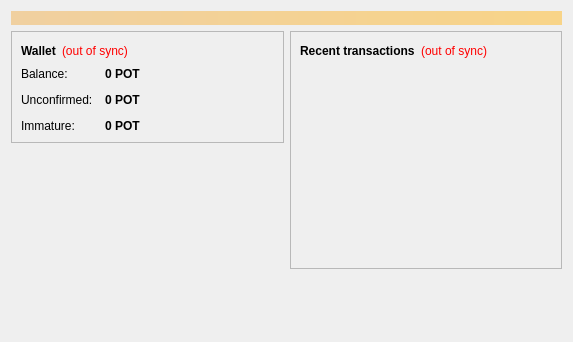
<?xml version="1.0" encoding="UTF-8"?>
<ui version="4.0">
 <class>OverviewPage</class>
 <widget class="QWidget" name="OverviewPage">
  <property name="geometry">
   <rect>
    <x>0</x>
    <y>0</y>
    <width>573</width>
    <height>342</height>
   </rect>
  </property>
  <property name="windowTitle">
   <string>Form</string>
  </property>
  <layout class="QVBoxLayout" name="topLayout">
   <item>
    <widget class="QLabel" name="labelAlerts">
     <property name="visible">
      <bool>false</bool>
     </property>
     <property name="styleSheet">
      <string notr="true">background-color: qlineargradient(x1: 0, y1: 0, x2: 1, y2: 0, stop:0 #F0D0A0, stop:1 #F8D488); color:#000000;</string>
     </property>
     <property name="wordWrap">
      <bool>true</bool>
     </property>
     <property name="margin">
      <number>3</number>
     </property>
    </widget>
   </item>
   <item>
    <layout class="QHBoxLayout" name="horizontalLayout" stretch="1,1">
     <item>
      <layout class="QVBoxLayout" name="verticalLayout_2">
       <item>
        <widget class="QFrame" name="frame">
         <property name="frameShape">
          <enum>QFrame::StyledPanel</enum>
         </property>
         <property name="frameShadow">
          <enum>QFrame::Raised</enum>
         </property>
         <layout class="QVBoxLayout" name="verticalLayout_4">
          <item>
           <layout class="QHBoxLayout" name="horizontalLayout_4">
            <item>
             <widget class="QLabel" name="label_5">
              <property name="font">
               <font>
                <weight>75</weight>
                <bold>true</bold>
               </font>
              </property>
              <property name="text">
               <string>Wallet</string>
              </property>
             </widget>
            </item>
            <item>
             <widget class="QLabel" name="labelWalletStatus">
              <property name="toolTip">
               <string>The displayed information may be out of date. Your wallet automatically synchronizes with the Tedcoin network after a connection is established, but this process has not completed yet.</string>
              </property>
              <property name="styleSheet">
               <string notr="true">QLabel { color: red; }</string>
              </property>
              <property name="text">
               <string notr="true">(out of sync)</string>
              </property>
              <property name="alignment">
               <set>Qt::AlignLeading|Qt::AlignLeft|Qt::AlignVCenter</set>
              </property>
             </widget>
            </item>
            <item>
             <spacer name="horizontalSpacer_2">
              <property name="orientation">
               <enum>Qt::Horizontal</enum>
              </property>
              <property name="sizeHint" stdset="0">
               <size>
                <width>40</width>
                <height>20</height>
               </size>
              </property>
             </spacer>
            </item>
           </layout>
          </item>
          <item>
           <layout class="QFormLayout" name="formLayout_2">
            <property name="fieldGrowthPolicy">
             <enum>QFormLayout::AllNonFixedFieldsGrow</enum>
            </property>
            <property name="horizontalSpacing">
             <number>12</number>
            </property>
            <property name="verticalSpacing">
             <number>12</number>
            </property>
            <item row="0" column="0">
             <widget class="QLabel" name="label">
              <property name="text">
               <string>Balance:</string>
              </property>
             </widget>
            </item>
            <item row="0" column="1">
             <widget class="QLabel" name="labelBalance">
              <property name="font">
               <font>
                <weight>75</weight>
                <bold>true</bold>
               </font>
              </property>
              <property name="cursor">
               <cursorShape>IBeamCursor</cursorShape>
              </property>
              <property name="toolTip">
               <string>Your current balance</string>
              </property>
              <property name="text">
               <string notr="true">0 POT</string>
              </property>
              <property name="textInteractionFlags">
               <set>Qt::LinksAccessibleByMouse|Qt::TextSelectableByKeyboard|Qt::TextSelectableByMouse</set>
              </property>
             </widget>
            </item>
            <item row="1" column="0">
             <widget class="QLabel" name="label_3">
              <property name="text">
               <string>Unconfirmed:</string>
              </property>
             </widget>
            </item>
            <item row="1" column="1">
             <widget class="QLabel" name="labelUnconfirmed">
              <property name="font">
               <font>
                <weight>75</weight>
                <bold>true</bold>
               </font>
              </property>
              <property name="cursor">
               <cursorShape>IBeamCursor</cursorShape>
              </property>
              <property name="toolTip">
               <string>Total of transactions that have yet to be confirmed, and do not yet count toward the current balance</string>
              </property>
              <property name="text">
               <string notr="true">0 POT</string>
              </property>
              <property name="textInteractionFlags">
               <set>Qt::LinksAccessibleByMouse|Qt::TextSelectableByKeyboard|Qt::TextSelectableByMouse</set>
              </property>
             </widget>
            </item>
            <item row="2" column="0">
             <widget class="QLabel" name="labelImmatureText">
              <property name="text">
               <string>Immature:</string>
              </property>
             </widget>
            </item>
            <item row="2" column="1">
             <widget class="QLabel" name="labelImmature">
              <property name="font">
               <font>
                <weight>75</weight>
                <bold>true</bold>
               </font>
              </property>
              <property name="toolTip">
               <string>Mined balance that has not yet matured</string>
              </property>
              <property name="text">
               <string notr="true">0 POT</string>
              </property>
              <property name="textInteractionFlags">
               <set>Qt::LinksAccessibleByMouse|Qt::TextSelectableByKeyboard|Qt::TextSelectableByMouse</set>
              </property>
             </widget>
            </item>
           </layout>
          </item>
         </layout>
        </widget>
       </item>
       <item>
        <spacer name="verticalSpacer">
         <property name="orientation">
          <enum>Qt::Vertical</enum>
         </property>
         <property name="sizeHint" stdset="0">
          <size>
           <width>20</width>
           <height>40</height>
          </size>
         </property>
        </spacer>
       </item>
      </layout>
     </item>
     <item>
      <layout class="QVBoxLayout" name="verticalLayout_3">
       <item>
        <widget class="QFrame" name="frame_2">
         <property name="frameShape">
          <enum>QFrame::StyledPanel</enum>
         </property>
         <property name="frameShadow">
          <enum>QFrame::Raised</enum>
         </property>
         <layout class="QVBoxLayout" name="verticalLayout">
          <item>
           <layout class="QHBoxLayout" name="horizontalLayout_2">
            <item>
             <widget class="QLabel" name="label_4">
              <property name="text">
               <string>&lt;b&gt;Recent transactions&lt;/b&gt;</string>
              </property>
             </widget>
            </item>
            <item>
             <widget class="QLabel" name="labelTransactionsStatus">
              <property name="toolTip">
               <string>The displayed information may be out of date. Your wallet automatically synchronizes with the Tedcoin network after a connection is established, but this process has not completed yet.</string>
              </property>
              <property name="styleSheet">
               <string notr="true">QLabel { color: red; }</string>
              </property>
              <property name="text">
               <string notr="true">(out of sync)</string>
              </property>
              <property name="alignment">
               <set>Qt::AlignRight|Qt::AlignTrailing|Qt::AlignVCenter</set>
              </property>
             </widget>
            </item>
            <item>
             <spacer name="horizontalSpacer">
              <property name="orientation">
               <enum>Qt::Horizontal</enum>
              </property>
              <property name="sizeHint" stdset="0">
               <size>
                <width>40</width>
                <height>20</height>
               </size>
              </property>
             </spacer>
            </item>
           </layout>
          </item>
          <item>
           <widget class="QListView" name="listTransactions">
            <property name="styleSheet">
             <string notr="true">QListView { background: transparent; }</string>
            </property>
            <property name="frameShape">
             <enum>QFrame::NoFrame</enum>
            </property>
            <property name="verticalScrollBarPolicy">
             <enum>Qt::ScrollBarAlwaysOff</enum>
            </property>
            <property name="horizontalScrollBarPolicy">
             <enum>Qt::ScrollBarAlwaysOff</enum>
            </property>
            <property name="selectionMode">
             <enum>QAbstractItemView::NoSelection</enum>
            </property>
           </widget>
          </item>
         </layout>
        </widget>
       </item>
       <item>
        <spacer name="verticalSpacer_2">
         <property name="orientation">
          <enum>Qt::Vertical</enum>
         </property>
         <property name="sizeHint" stdset="0">
          <size>
           <width>20</width>
           <height>40</height>
          </size>
         </property>
        </spacer>
       </item>
      </layout>
     </item>
    </layout>
   </item>
  </layout>
 </widget>
 <resources/>
 <connections/>
</ui>
